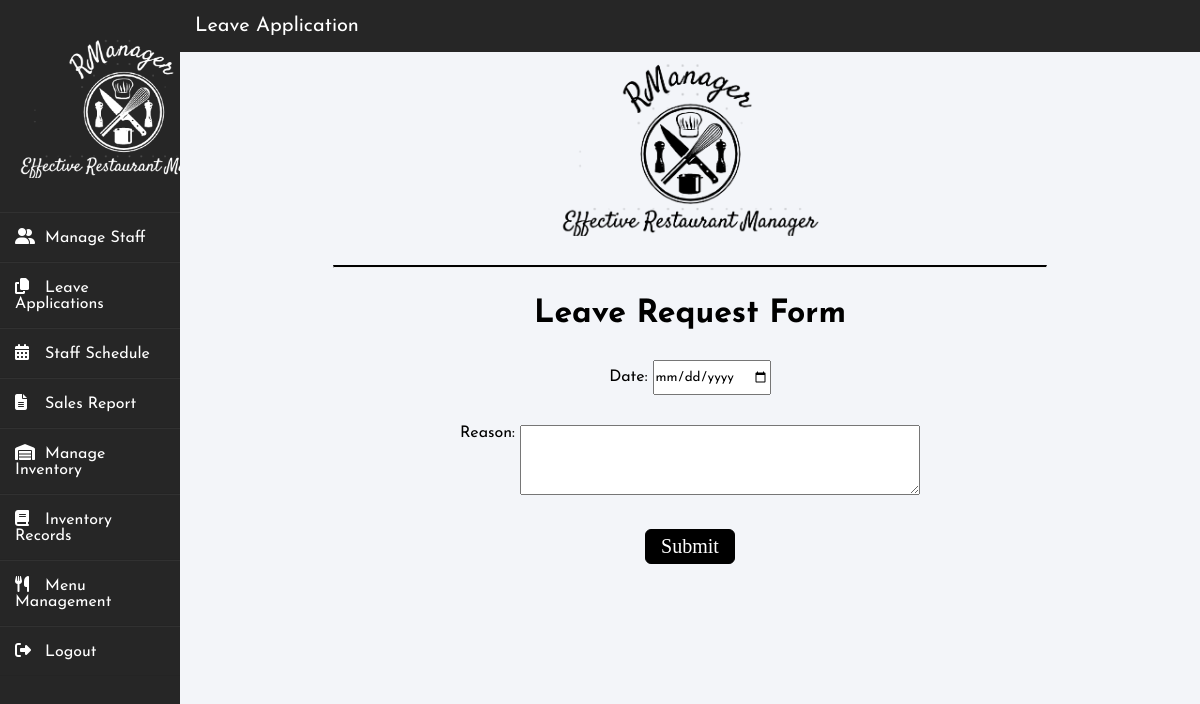
Page /leaverequestform.php (signed in) on the earlier database version.
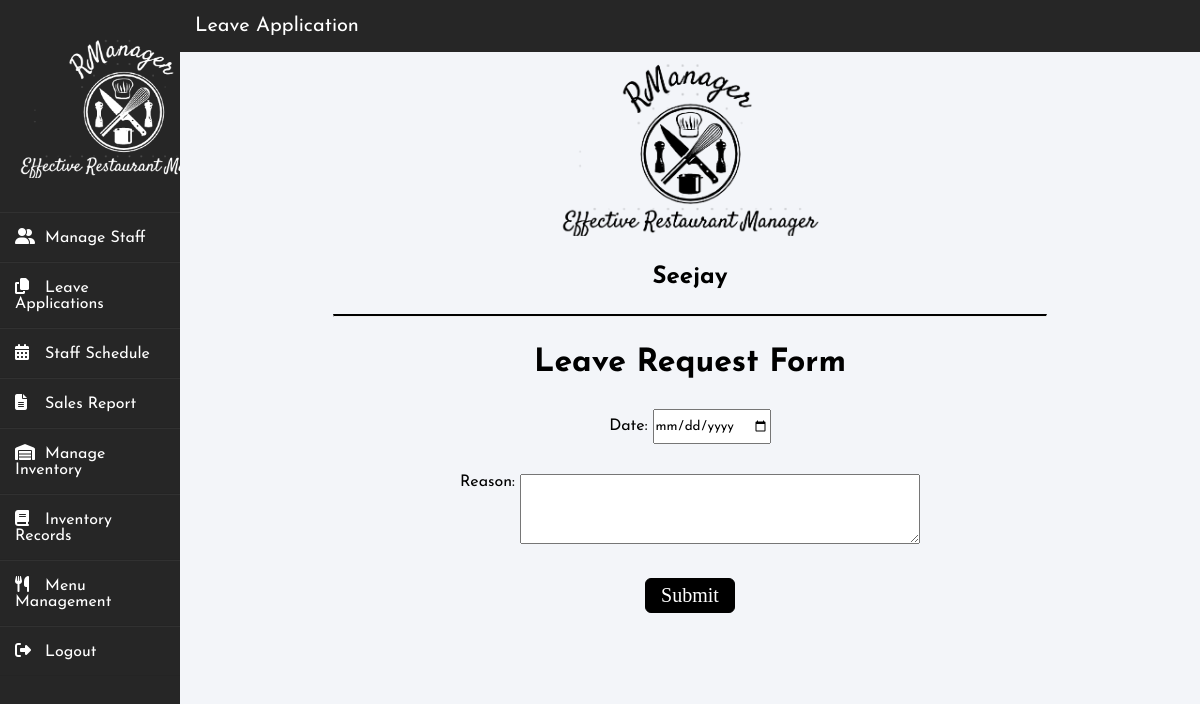
Same page on the later database version.
### tables this page shows
CREATE TABLE IF NOT EXISTS `staff` (
  `Staff_ID` int(11) NOT NULL AUTO_INCREMENT,
  `name` varchar(50) DEFAULT NULL,
  `email` varchar(50) DEFAULT NULL,
  `pwd` varchar(50) DEFAULT NULL,
  `gender` varchar(50) DEFAULT NULL,
  `dob` date DEFAULT NULL,
  `phone` varchar(50) DEFAULT NULL,
  `address` varchar(200) DEFAULT NULL,
  `role` varchar(50) DEFAULT NULL,
  `hourlyrate` decimal(10,2) DEFAULT NULL,
  `datejoined` date DEFAULT NULL,
  PRIMARY KEY (`Staff_ID`)
);

### leaverequestform.php (the view, shortened to what this page needs)
<!DOCTYPE html>
<head>
    <link rel="stylesheet" href="stylesheets/leaverequestform.css">
    <link href="stylesheets/default.css" rel="stylesheet" type="text/css">
</head>
<body>
    <?php include "sidebar.php";?>
    <?php
    require ("includes/conn.php");
    $id = $_SESSION['Staff_ID'];
    $sql = "SELECT name FROM staff WHERE Staff_ID=$id";
    $result = mysqli_query($con, $sql);
    $row = mysqli_fetch_assoc($result);
    ?>
    <div class="mainbody">
        <div class="topbar">
            <span>Leave Application</span>
        </div>
        <center>
        <div class="staffInfo">
            <img src="images/blacklogo.png">
            <h2 style="margin: 25px 0px"><?php echo $row['name']?></h2>
        </div>
        <hr style="width: 70%;">
        </center>
        <h1 style="margin-top: 30px;">Leave Request Form</h1>
        <form action="includes/addleave.php" method="post">
            <center>
            <div class="dateSection">
                <label for="date">Date:</label>
                <input style="height: 35px;" type="date" name="date" required><br>
            </div>
            <div class="commentSection">
                <label for="comment">Reason:</label>
                <textarea style="width: 400px; height: 70px; padding: 5px;" rows="4" cols="50" name="reason" required></textarea><br>
            </div>
            <input type="submit" value="Submit" class="btn" name='submit'>
            </center>
        </form>
    </div>
</body>

Differences in the rows shown:
now on this page (row edited): staff: name "Seejay"
